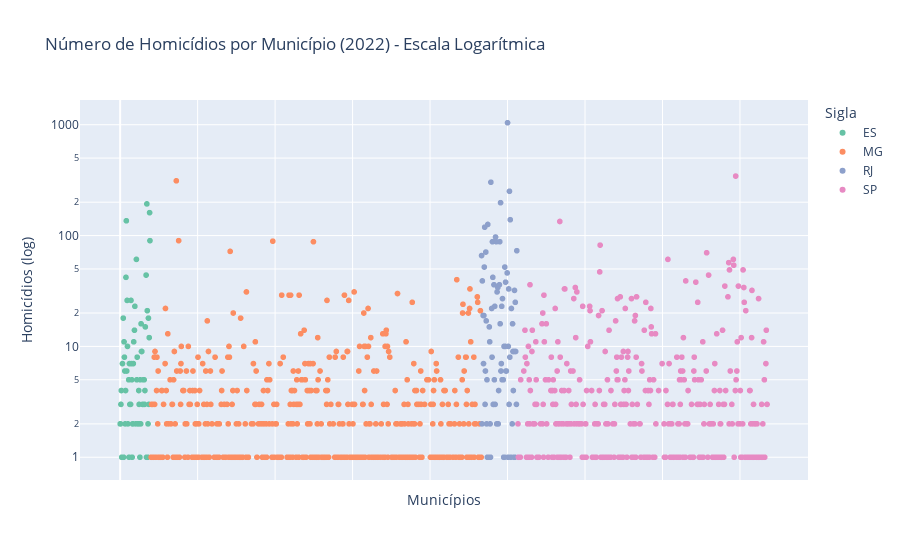

The cell this chart's notebook holds for it:
### Markdown cell above
> [Informação]
> Tratamento de dados: remoção de coluna vazia e remoção de nulos.

### Code cell
homicidios = pd.read_csv('dados/numero_homicidios.csv', sep=';', decimal=',')

# Renomeia coluna de homicidios
homicidios = homicidios.rename(columns={'2022': 'homicidios'})

# Remove colunas vazias e converte tipo
homicidios = homicidios.drop(columns=['Código'])
homicidios = homicidios.dropna(axis=1, how='all')
homicidios['homicidios'] = pd.to_numeric(homicidios['homicidios'], errors='coerce')

# Preenche nulos e transforma em inteiro
homicidios['homicidios'] = homicidios['homicidios'].fillna(0).astype(int)

fig = px.scatter(
    homicidios,
    x=np.arange(len(homicidios)),
    y='homicidios',
    hover_name='Município',
    hover_data={'Sigla': True, 'homicidios': True},
    color='Sigla',
    color_discrete_sequence=color_sequence,
    title='Número de Homicídios por Município (2022) - Escala Logarítmica'
)
fig.update_layout(
    xaxis_title='Municípios',
    yaxis_title='Homicídios (log)',
    yaxis_type='log',
    xaxis=dict(showticklabels=False)
)
fig.show()

### Figure 1 — Plotly figure (JSON) as saved in the notebook; plotly's stock layout.template omitted (floating-point values rounded to 4 significant figures; data arrays with more than 128 entries replaced by an {"elided": "..."} marker saying what was removed)
{"data": [{"customdata": [["ES"], ["ES"], ["ES"], ["ES"], ["ES"], ["ES"], ["ES"], ["ES"], ["ES"], ["ES"], ["ES"], ["ES"], ["ES"], ["ES"], ["ES"], ["ES"], ["ES"], ["ES"], ["ES"], ["ES"], ["ES"], ["ES"], ["ES"], ["ES"], ["ES"], ["ES"], ["ES"], ["ES"], ["ES"], ["ES"], ["ES"], ["ES"], ["ES"], ["ES"], ["ES"], ["ES"], ["ES"], ["ES"], ["ES"], ["ES"], ["ES"], ["ES"], ["ES"], ["ES"], ["ES"], ["ES"], ["ES"], ["ES"], ["ES"], ["ES"], ["ES"], ["ES"], ["ES"], ["ES"], ["ES"], ["ES"], ["ES"], ["ES"], ["ES"], ["ES"], ["ES"], ["ES"], ["ES"], ["ES"], ["ES"], ["ES"], ["ES"], ["ES"], ["ES"], ["ES"], ["ES"], ["ES"], ["ES"], ["ES"], ["ES"], ["ES"], ["ES"], ["ES"], ["ES"], ["ES"]], "hovertemplate": "<b>%{hovertext}</b><br><br>Sigla=%{customdata[0]}<br>x=%{x}<br>homicidios=%{y}<extra></extra>", "hovertext": ["Afonso Cláudio", "Águia Branca", "Água Doce do Norte", "Alegre", "Alfredo Chaves", "Alto Rio Novo", "Anchieta", "Apiacá", "Aracruz", "Atilio Vivacqua", "Baixo Guandu", "Barra de São Francisco", "Boa Esperança", "Bom Jesus do Norte", "Brejetuba", "Cachoeiro de Itapemirim", "Cariacica", "Castelo", "Colatina", "Conceição da Barra", "Conceição do Castelo", "Divino de São Lourenço", "Domingos Martins", "Dores do Rio Preto", "Ecoporanga", "Fundão", "Governador Lindenberg", "Guaçuí", "Guarapari", "Ibatiba", "Ibiraçu", "Ibitirama", "Iconha", "Irupi", "Itaguaçu", "Itapemirim", "Itarana", "Iúna", "Jaguaré", "Jerônimo Monteiro", "João Neiva", "Laranja da Terra", "Linhares", "Mantenópolis", "Marataízes", "Marechal Floriano", "Marilândia", "Mimoso do Sul", "Montanha", "Mucurici", "Muniz Freire", "Muqui", "Nova Venécia", "Pancas", "Pedro Canário", "Pinheiros", "Piúma", "Ponto Belo", "Presidente Kennedy", "Rio Bananal", "Rio Novo do Sul", "Santa Leopoldina", "Santa Maria de Jetibá", "Santa Teresa", "São Domingos do Norte", "São Gabriel da Palha", "São José do Calçado", "São Mateus", "São Roque do Canaã", "Serra", "Sooretama", "Vargem Alta", "Venda Nova do Imigrante", "Viana", "Vila Pavão", "Vila Valério", "Vila Velha", "Vitória", "Riacho", "Ponte do Itabapoana"], "legendgroup": "ES", "marker": {"color": "rgb(102,194,165)", "symbol": "circle"}, "mode": "markers", "name": "ES", "showlegend": true, "type": "scattergl", "x": [0, 1, 2, 3, 4, 5, 6, 7, 8, 9, 10, 11, 12, 13, 14, 15, 16, 17, 18, 19, 20, 21, 22, 23, 24, 25, 26, 27, 28, 29, 30, 31, 32, 33, 34, 35, 36, 37, 38, 39, 40, 41, 42, 43, 44, 45, 46, 47, 48, 49, 50, 51, 52, 53, 54, 55, 56, 57, 58, 59, 60, 61, 62, 63, 64, 65, 66, 67, 68, 69, 70, 71, 72, 73, 74, 75, 76, 77, 78, 79], "xaxis": "x", "y": [2, 2, 3, 4, 1, 0, 7, 1, 18, 1, 11, 8, 6, 2, 4, 42, 136, 6, 26, 10, 2, 0, 5, 1, 7, 3, 0, 3, 26, 7, 5, 1, 2, 2, 7, 11, 0, 14, 23, 0, 2, 0, 61, 5, 8, 2, 0, 2, 4, 3, 2, 1, 5, 2, 16, 9, 9, 0, 3, 3, 5, 0, 5, 3, 4, 15, 0, 44, 1, 193, 21, 1, 2, 18, 3, 12, 161, 90, 0, 0], "yaxis": "y"}, {"customdata": {"elided": "853x1 str values"}, "hovertemplate": "<b>%{hovertext}</b><br><br>Sigla=%{customdata[0]}<br>x=%{x}<br>homicidios=%{y}<extra></extra>", "hovertext": {"elided": "853 str values"}, "legendgroup": "MG", "marker": {"color": "rgb(252,141,98)", "symbol": "circle"}, "mode": "markers", "name": "MG", "showlegend": true, "type": "scattergl", "x": {"elided": "853 int values"}, "xaxis": "x", "y": {"elided": "853 int values"}, "yaxis": "y"}, {"customdata": [["RJ"], ["RJ"], ["RJ"], ["RJ"], ["RJ"], ["RJ"], ["RJ"], ["RJ"], ["RJ"], ["RJ"], ["RJ"], ["RJ"], ["RJ"], ["RJ"], ["RJ"], ["RJ"], ["RJ"], ["RJ"], ["RJ"], ["RJ"], ["RJ"], ["RJ"], ["RJ"], ["RJ"], ["RJ"], ["RJ"], ["RJ"], ["RJ"], ["RJ"], ["RJ"], ["RJ"], ["RJ"], ["RJ"], ["RJ"], ["RJ"], ["RJ"], ["RJ"], ["RJ"], ["RJ"], ["RJ"], ["RJ"], ["RJ"], ["RJ"], ["RJ"], ["RJ"], ["RJ"], ["RJ"], ["RJ"], ["RJ"], ["RJ"], ["RJ"], ["RJ"], ["RJ"], ["RJ"], ["RJ"], ["RJ"], ["RJ"], ["RJ"], ["RJ"], ["RJ"], ["RJ"], ["RJ"], ["RJ"], ["RJ"], ["RJ"], ["RJ"], ["RJ"], ["RJ"], ["RJ"], ["RJ"], ["RJ"], ["RJ"], ["RJ"], ["RJ"], ["RJ"], ["RJ"], ["RJ"], ["RJ"], ["RJ"], ["RJ"], ["RJ"], ["RJ"], ["RJ"], ["RJ"], ["RJ"], ["RJ"], ["RJ"], ["RJ"], ["RJ"], ["RJ"], ["RJ"], ["RJ"], ["RJ"], ["RJ"]], "hovertemplate": "<b>%{hovertext}</b><br><br>Sigla=%{customdata[0]}<br>x=%{x}<br>homicidios=%{y}<extra></extra>", "hovertext": ["Angra dos Reis", "Aperibé", "Araruama", "Areal", "Armação dos Búzios", "Arraial do Cabo", "Barra do Piraí", "Barra Mansa", "Belford Roxo", "Bom Jardim", "Bom Jesus do Itabapoana", "Cabo Frio", "Cachoeiras de Macacu", "Cambuci", "Carapebus", "Comendador Levy Gasparian", "Campos dos Goytacazes", "Cantagalo", "Cardoso Moreira", "Carmo", "Casimiro de Abreu", "Conceição de Macabu", "Cordeiro", "Duas Barras", "Duque de Caxias", "Engenheiro Paulo de Frontin", "Guapimirim", "Iguaba Grande", "Itaboraí", "Itaguaí", "Italva", "Itaocara", "Itaperuna", "Itatiaia", "Japeri", "Laje do Muriaé", "Macaé", "Macuco", "Magé", "Mangaratiba", "Maricá", "Mendes", "Mesquita", "Miguel Pereira", "Miracema", "Natividade", "Nilópolis", "Niterói", "Nova Friburgo", "Nova Iguaçu", "Paracambi", "Paraíba do Sul", "Parati", "Paty do Alferes", "Petrópolis", "Pinheiral", "Piraí", "Porciúncula", "Porto Real", "Quatis", "Queimados", "Quissamã", "Resende", "Rio Bonito", "Rio Claro", "Rio das Flores", "Rio das Ostras", "Rio de Janeiro", "Santa Maria Madalena", "Santo Antônio de Pádua", "São Francisco de Itabapoana", "São Fidélis", "São Gonçalo", "São João da Barra", "São João de Meriti", "São José de Ubá", "São José do Vale do Rio Preto", "São Pedro da Aldeia", "São Sebastião do Alto", "Sapucaia", "Saquarema", "Seropédica", "Silva Jardim", "Sumidouro", "Tanguá", "Teresópolis", "Trajano de Morais", "Três Rios", "Valença", "Varre-Sai", "Vassouras", "Volta Redonda", "Sâo João Marcos", "São Sebastião do Parahyba"], "legendgroup": "RJ", "marker": {"color": "rgb(141,160,203)", "symbol": "circle"}, "mode": "markers", "name": "RJ", "showlegend": true, "type": "scattergl", "x": [933, 934, 935, 936, 937, 938, 939, 940, 941, 942, 943, 944, 945, 946, 947, 948, 949, 950, 951, 952, 953, 954, 955, 956, 957, 958, 959, 960, 961, 962, 963, 964, 965, 966, 967, 968, 969, 970, 971, 972, 973, 974, 975, 976, 977, 978, 979, 980, 981, 982, 983, 984, 985, 986, 987, 988, 989, 990, 991, 992, 993, 994, 995, 996, 997, 998, 999, 1000, 1001, 1002, 1003, 1004, 1005, 1006, 1007, 1008, 1009, 1010, 1011, 1012, 1013, 1014, 1015, 1016, 1017, 1018, 1019, 1020, 1021, 1022, 1023, 1024, 1025, 1026], "xaxis": "x", "y": [66, 2, 39, 0, 19, 7, 19, 52, 119, 3, 6, 71, 17, 2, 5, 1, 126, 0, 0, 1, 15, 11, 2, 1, 303, 0, 22, 8, 88, 42, 3, 3, 36, 5, 23, 3, 97, 0, 88, 2, 31, 2, 34, 2, 4, 0, 36, 88, 16, 198, 6, 7, 23, 5, 27, 5, 5, 1, 10, 1, 52, 10, 38, 6, 6, 0, 46, 1042, 1, 10, 33, 3, 251, 8, 139, 1, 0, 22, 0, 2, 16, 9, 4, 1, 9, 32, 1, 25, 9, 0, 3, 73, 0, 0], "yaxis": "y"}, {"customdata": {"elided": "646x1 str values"}, "hovertemplate": "<b>%{hovertext}</b><br><br>Sigla=%{customdata[0]}<br>x=%{x}<br>homicidios=%{y}<extra></extra>", "hovertext": {"elided": "646 str values"}, "legendgroup": "SP", "marker": {"color": "rgb(231,138,195)", "symbol": "circle"}, "mode": "markers", "name": "SP", "showlegend": true, "type": "scattergl", "x": {"elided": "646 int values"}, "xaxis": "x", "y": {"elided": "646 int values"}, "yaxis": "y"}], "layout": {"legend": {"title": {"text": "Sigla"}, "tracegroupgap": 0}, "title": {"text": "Número de Homicídios por Município (2022) - Escala Logarítmica"}, "xaxis": {"anchor": "y", "domain": [0, 1], "showticklabels": false, "title": {"text": "Municípios"}}, "yaxis": {"anchor": "x", "domain": [0, 1], "title": {"text": "Homicídios (log)"}, "type": "log"}}}
